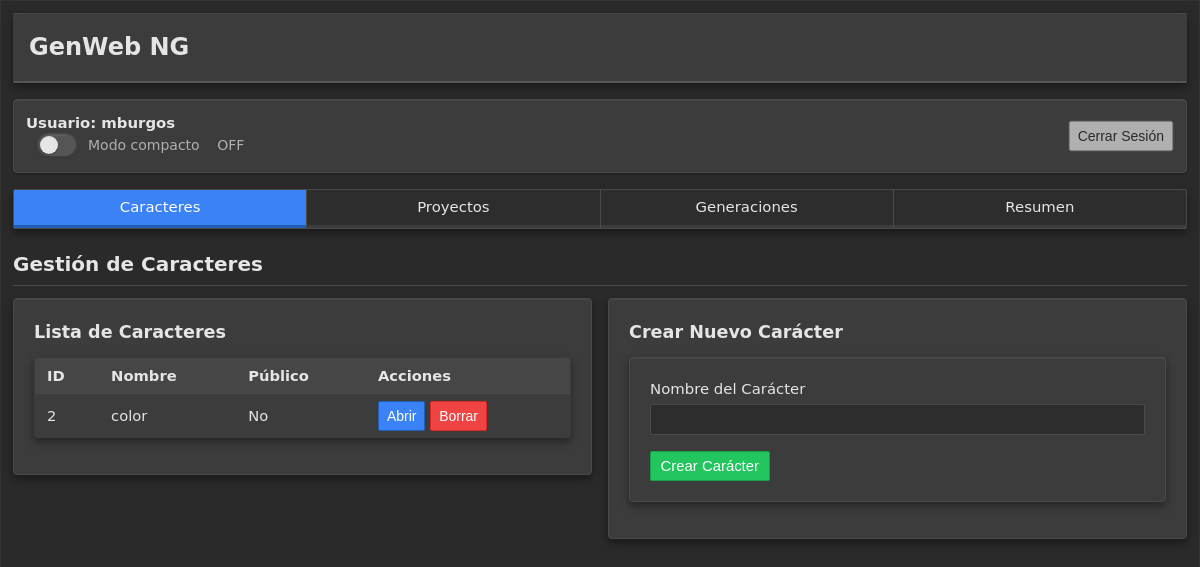
The app's page /index.php?option=1 (signed in) with its own data.
### tables this page shows
CREATE TABLE characters (
    id INTEGER PRIMARY KEY AUTOINCREMENT,
    name TEXT NOT NULL,
    creator_id INTEGER NOT NULL,
    is_public INTEGER DEFAULT 0,
    is_visible INTEGER DEFAULT 0,
    sex INTEGER DEFAULT 0,
    substrates INTEGER DEFAULT 0,
    created_at DATETIME DEFAULT CURRENT_TIMESTAMP,
    updated_at DATETIME DEFAULT CURRENT_TIMESTAMP,
    FOREIGN KEY (creator_id) REFERENCES users(id) ON DELETE CASCADE
);

### src/bootstrap.php (called while the page is built, shortened)
<?php
$configFile = __DIR__ . '/../config/config.ini';
if (!file_exists($configFile)) {
    $configFile = __DIR__ . '/../config/config.ini.example';
}
$config = parse_ini_file($configFile, true);
$dbConfig = $config['database'] ?? [];
$driver = $dbConfig['DB_DRIVER'] ?? 'sqlite';
if ($driver === 'sqlite') {
    $db = new \Ngw\Database\Database([
        'driver' => 'sqlite',
        'path' => $dbConfig['DB_PATH'] ?? __DIR__ . '/../data/ngw.db',
    ]);
}
$session = new \Ngw\Auth\SessionManager();
$session->start();
$auth = new \Ngw\Auth\Auth($db);
function e(?string $string): string
{
    return $string !== null ? htmlspecialchars($string, ENT_QUOTES, 'UTF-8') : '';
}
return [
    'db' => $db,
    'session' => $session,
    'auth' => $auth,
    'config' => $config,
];

### src/Auth/SessionManager.php (called while the page is built, shortened)
<?php
class SessionManager
{
    private bool $started = false;
    public function start(): void
    {
        if ($this->started || session_status() === PHP_SESSION_ACTIVE) {
            return;
        }
        $this->started = true;
    }
    public function get(string $key, $default = null)
    {
        return $_SESSION[$key] ?? $default;
    }
    public function has(string $key): bool
    {
        return isset($_SESSION[$key]);
    }
    public function isAuthenticated(): bool
    {
        return $this->has('user_id') && $this->get('authenticated') === true;
    }
    public function getUserId(): ?int
    {
        return $this->isAuthenticated() ? $this->get('user_id') : null;
    }
}

### src/Models/Character.php (called while the page is built, shortened)
<?php
class Character
{
    private Database $db;
    public function __construct(Database $db)
    {
        $this->db = $db;
    }
    public function getAvailableCharacters(int $userId): array
    {
        $sql = "SELECT id, name, creator_id, is_public, is_visible, sex, substrates
                FROM characters
                WHERE creator_id = :user_id OR is_public = 1
                ORDER BY id";
        return $this->db->fetchAll($sql, ['user_id' => $userId]);
    }
}

### src/Database/Database.php (called while the page is built, shortened)
<?php
class Database
{
    private static ?PDO $connection = null;
    private array $config;
    public function __construct(array $config)
    {
        $this->config = $config;
    }
    public function getConnection(): PDO
    {
        return self::$connection;
    }
    private function connect(): void
    {
        try {
            $driver = $this->config['driver'] ?? 'sqlite';
            if ($driver === 'sqlite') {
                $dbPath = $this->config['path'] ?? __DIR__ . '/../../data/ngw.db';
                $dsn = "sqlite:" . $dbPath;
                self::$connection = new PDO($dsn, null, null, [
                    PDO::ATTR_ERRMODE => PDO::ERRMODE_EXCEPTION,
                    PDO::ATTR_DEFAULT_FETCH_MODE => PDO::FETCH_ASSOC,
                ]);
                self::$connection->exec('PRAGMA foreign_keys = ON');
            }
        } catch (PDOException $e) {
            error_log("Database connection error: " . $e->getMessage());
            throw new \RuntimeException("Could not connect to database");
        }
    }
    public function query(string $sql, array $params = []): \PDOStatement
    {
        $conn = $this->getConnection();
        $stmt = $conn->prepare($sql);
        $stmt->execute($params);
        return $stmt;
    }
    public function fetchAll(string $sql, array $params = []): array
    {
        $stmt = $this->query($sql, $params);
        return $stmt->fetchAll();
    }
}

### templates/pages/characters.php (the view, shortened to what this page needs)
<?php
$userId = $session->getUserId();
$characters = $characterModel->getAvailableCharacters($userId);
$activeCharacterId = $session->get('active_character_id');
$activeCharacter = null;
?>
<h2>Gestión de Caracteres</h2>
<div class="two-column-layout">
    <div class="column-left">
        <div class="card">
            <h3>Lista de Caracteres</h3>
            <table>
                <thead>
                    <tr>
                        <th>ID</th>
                        <th>Nombre</th>
                        <th>Público</th>
                        <th>Acciones</th>
                    </tr>
                </thead>
                <tbody>
                    <?php if (empty($characters)) : ?>
                        <tr>
                            <td colspan="4" class="text-center">No hay caracteres disponibles</td>
                        </tr>
                    <?php else : ?>
                        <?php foreach ($characters as $char) : ?>
                            <tr <?= $activeCharacterId === (int)$char['id'] ? 'style="background-color: var(--color-surface-light);"' : '' ?>>
                                <td><?= e($char['id']) ?></td>
                                <td><?= e($char['name']) ?></td>
                                <td><?= $char['is_public'] == 1 ? 'Sí' : 'No' ?></td>
                                <td>
                                    <button type="button" onclick="openCharacter(<?= e($char['id']) ?>)" class="btn-primary btn-small">Abrir</button>
                                    <?php if ((int)$char['creator_id'] === $userId) : ?>
                                        <button type="button" onclick="deleteCharacter(<?= e($char['id']) ?>, '<?= e(addslashes($char['name'])) ?>')" class="btn-danger btn-small">Borrar</button>
                                    <?php endif; ?>
                                </td>
                            </tr>
                        <?php endforeach; ?>
                    <?php endif; ?>
                </tbody>
            </table>
        </div>
    </div>
    <div class="column-right">
        <?php if (!$activeCharacter) : ?>
        <div class="card">
            <h3>Crear Nuevo Carácter</h3>
            <form method="post" id="create-character-form">
                <div class="form-group">
                    <label for="char_name">Nombre del Carácter</label>
                    <input type="text" id="char_name" name="char_name" required>
                </div>
                <button type="submit" class="btn-success">Crear Carácter</button>
            </form>
        </div>
        <?php endif; ?>
    </div>
</div>

### records on screen
characters: id "2", name "color", is_public "No"

### other values on screen
$session->getUsername() "mburgos"
